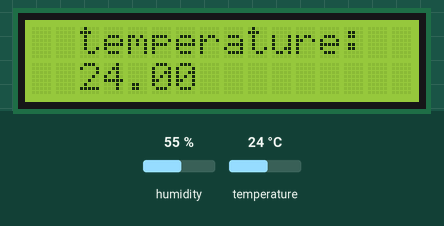
Recording of a sketch running on a simulated Arduino Uno, built with avr-gcc and run on an emulated ATmega328P. Shown: 16×2 character LCD. Wiring (inferred from the names in the program): DHT11 sensor: data A0. The inputs (shaded band) are chosen by the test bench; at power-on: temperature 24 °C, humidity 55 %. What the sketch prints to the serial monitor is not drawn.

Above: at 1.2 s.
1.3 s: temperature set to 12 °C
At 1.8 s:
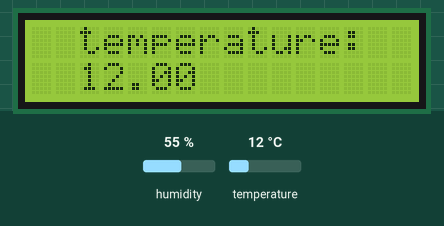
2.8 s: temperature set to 19 °C
At 3.7 s:
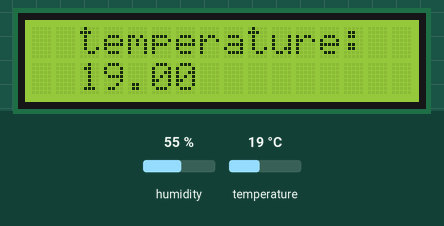
4.3 s: temperature set to 28 °C
At 5.5 s:
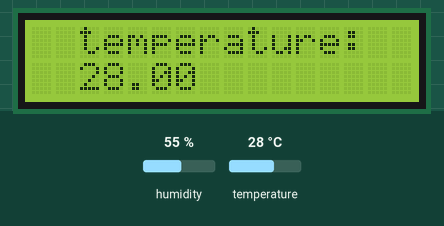
5.8 s: temperature set to 33 °C
At 6.4 s:
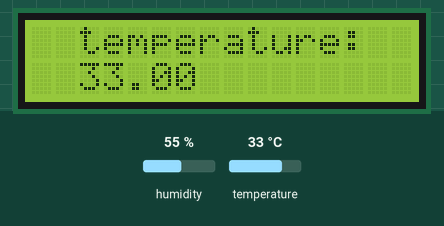
Timing chart, 0 to 8.3 s (numbered marks = the images above; inputs shaded):
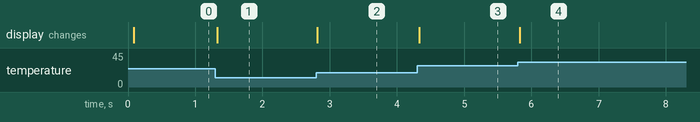

The sketch:

lcdMonitor.ino
```cpp
// includes the LiquidCrystal Library
#include <LiquidCrystal.h>
// Creates an LCD object. Parameters: (rs, enable, d4, d5, d6, d7)
LiquidCrystal lcd(12, 11, 2, 3, 4, 5);

//incluimos la libreria
#include "dht.h"

//definimos A0 como la entrada analogica de nuestro sensor
#define dhtpin A0

//Instanciamos un objeto de la clase "dht" (que se encuentra en la libreria dht.h) y lo llamamos "DHT"
dht DHT;

void setup()
{
  //Inizializamos la comunicación serial a una velocidad de 9600 baudios
  Serial.begin(9600);
  lcd.begin(16, 2);
}

void loop()
{
  //llamamos al metodo "read11()" del objeto DHT para leer los datos del sensor
  DHT.read11(dhtpin);

  //Imprimimos la temperatura en el monitor
  Serial.print("temperature = ");
  Serial.print(DHT.temperature);
  Serial.println("C  ");

  lcd.setCursor(2, 0);
  lcd.print("temperature: ");
  lcd.setCursor(2, 1);
  lcd.print(DHT.temperature);

} 
```

Measured:
- after the input at 1.3 s, the display: changes at once (image 1)
- after the input at 2.8 s, the display: changes at once (image 2)
- after the input at 4.3 s, the display: changes at once (image 3)
- after the input at 5.8 s, the display: changes at once (image 4)
